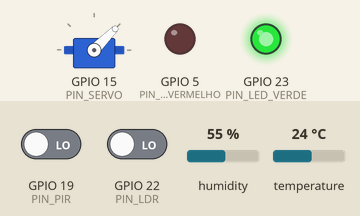
This sketch was run on a simulated ESP32. On the bench: servo, output pins drawn as LEDs (lit = HIGH). The inputs (shaded band) are chosen by the test bench; at power-on: GPIO 19 (PIN_PIR) LOW, GPIO 22 (PIN_LDR) LOW, humidity 55 %, temperature 24 °C. WiFi joins after 1.5 s; servers stay silent unless stated; web services answer with replies made up by the test bench; what the sketch prints to the serial monitor is not drawn.

Above: at 2.7 s.
2.8 s: GPIO 19 (PIN_PIR) driven HIGH
At 5.4 s:
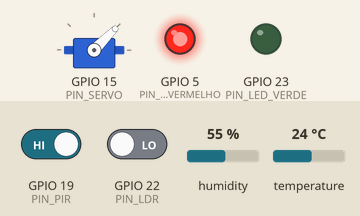
11.0 s: GPIO 19 (PIN_PIR) driven LOW
At 14.9 s:
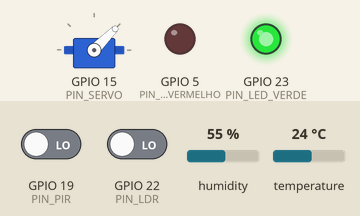
Timing chart, 0 to 16.4 s (numbered marks = the images above; inputs shaded):
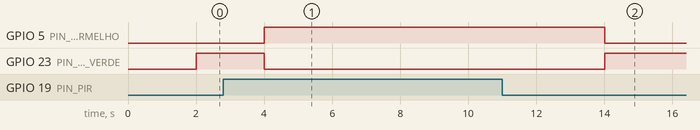

Measured:
- after the input at 2.8 s, GPIO 5 (PIN_LED_VERMELHO): LOW → HIGH after 1.2 s; GPIO 23 (PIN_LED_VERDE): HIGH → LOW after 1.2 s
- after the input at 11.0 s, GPIO 5 (PIN_LED_VERMELHO): HIGH → LOW after 3.0 s; GPIO 23 (PIN_LED_VERDE): LOW → HIGH after 3.0 s

The sketch:

robo.ino
```cpp
#include <ESP32Servo.h>
#include <WiFi.h>
#include <HTTPClient.h>
#include <UrlEncode.h>
#include <esp_now.h>
#include "DHTesp.h"
#include "secrets.h"   // WIFI_SSID, WIFI_PASS, PHONE_NUM e API_KEY (veja secrets.example.h)

// ================== CONFIGURAÇÕES ==================
const char* ssid     = WIFI_SSID;   // mesma rede do controle
const char* password = WIFI_PASS;

String phoneNumber = PHONE_NUM;  // 55 + DDD + número, sem o primeiro 9
String apiKey      = API_KEY;    // APIKEY recebida do CallMeBot

// Módulo LDR com saída digital (DO): o nível do pino quando há luz depende do módulo.
// Se o Monitor Serial mostrar "ESCURO" com luz acesa, troque LOW por HIGH.
// O limite de sensibilidade se ajusta no potenciômetro (parafuso) do próprio módulo.
#define NIVEL_CLARO LOW

// ================== PINOS ==================
#define PIN_DHT          21
#define PIN_LDR          22   // módulo LDR, saída digital (DO)
#define PIN_PIR          19   // HC-SR501 alimentado em VIN (5V); saída é 3,3V
#define PIN_LED_VERDE    23
#define PIN_LED_VERMELHO 5
// Servo (fio de sinal)
#define PIN_SERVO 15

// Ângulos do servo (0 a 90 graus), um ângulo para cada comando
#define ANG_PARADO   45
#define ANG_FRENTE   90
#define ANG_TRAS     0
#define ANG_ESQUERDA 25
#define ANG_DIREITA  65

// ================== PROTOCOLO (igual no controle) ==================
enum Cmd : uint8_t { CMD_PARAR = 0, CMD_FRENTE, CMD_TRAS, CMD_ESQUERDA, CMD_DIREITA, CMD_DESLIGAR, CMD_LIGAR };
enum EstadoRobo : uint8_t { ROBO_LIGADO = 0, ROBO_DESLIGADO, ROBO_ALERTA };

typedef struct { uint8_t cmd; } PacoteComando;
typedef struct { uint8_t estado; uint8_t prob; } PacoteStatus;

// ================== VARIÁVEIS ==================
DHTesp sensor;
Servo servo;
int angAtual = -1;

volatile uint8_t cmdRecebido = CMD_PARAR;
volatile unsigned long ultimoCmdMs = 0;
volatile bool comandoNovo = false;

uint8_t macControle[6];
volatile bool temControle = false;
volatile bool precisaAddPeer = false;
bool peerAdicionado = false;

bool ligado = true;
uint8_t estado = ROBO_LIGADO;
uint8_t probabilidade = 0;
bool presencaLatch = false;

unsigned long ultimoCicloMs = 0, ultimoStatusMs = 0, ultimoAlertaMs = 0;
bool alertaEnviadoUmaVez = false;

// ================== SERVO ==================
// Só escreve no servo quando o ângulo muda (evita tremor)
void irPara(int ang) {
  if (ang != angAtual) { servo.write(ang); angAtual = ang; }
}

void parar() { irPara(ANG_PARADO); }

void mover(uint8_t cmd) {
  switch (cmd) {
    case CMD_FRENTE:   irPara(ANG_FRENTE);   break; // 90
    case CMD_TRAS:     irPara(ANG_TRAS);     break; // 0
    case CMD_ESQUERDA: irPara(ANG_ESQUERDA); break; // 25
    case CMD_DIREITA:  irPara(ANG_DIREITA);  break; // 65
    default:           parar();              break; // 45
  }
}

// ================== ESP-NOW ==================
#if ESP_ARDUINO_VERSION_MAJOR >= 3
void onRecv(const esp_now_recv_info_t *info, const uint8_t *data, int len)
{
  const uint8_t *mac = info->src_addr;
#else
void onRecv(const uint8_t *mac, const uint8_t *data, int len)
{
#endif
  if (len != sizeof(PacoteComando)) return;
  PacoteComando p;
  memcpy(&p, data, sizeof(p));
  cmdRecebido = p.cmd;
  ultimoCmdMs = millis();
  comandoNovo = true;
  if (!temControle) {
    memcpy(macControle, mac, 6);
    temControle = true;
    precisaAddPeer = true;
  }
}

void enviarStatus() {
  if (!peerAdicionado) return;
  PacoteStatus s = { estado, probabilidade };
  esp_now_send(macControle, (uint8_t*)&s, sizeof(s));
}

// ================== CALLMEBOT (HTTP) ==================
void sendMessage(String message) {
  if (WiFi.status() != WL_CONNECTED) {
    Serial.println("Sem WiFi: mensagem nao enviada.");
    return;
  }
  String url = "https://api.callmebot.com/whatsapp.php?phone=" + phoneNumber +
               "&apikey=" + apiKey + "&text=" + urlEncode(message);

  // Versão com a chave escondida, só para mostrar no Serial
  String urlSegura = "https://api.callmebot.com/whatsapp.php?phone=" + phoneNumber +
                     "&apikey=XXXXXXX&text=" + urlEncode(message);
  Serial.println("URL enviada: " + urlSegura);

  HTTPClient http;
  http.begin(url);
  int httpResponseCode = http.GET();
  String resposta = http.getString();

  Serial.print("HTTP response code: ");
  Serial.println(httpResponseCode);
  Serial.println("Resposta do CallMeBot:");
  Serial.println(resposta);

  if (httpResponseCode == 200) {
    Serial.println("Mensagem enviada com sucesso!");
  } else {
    Serial.println("Erro na mensagem!");
  }
  http.end();
}

// ================== SETUP ==================
void setup() {
  Serial.begin(115200);

  servo.setPeriodHertz(50);
  servo.attach(PIN_SERVO, 500, 2400);
  pinMode(PIN_LED_VERDE, OUTPUT);
  pinMode(PIN_LED_VERMELHO, OUTPUT);
  pinMode(PIN_PIR, INPUT);
  pinMode(PIN_LDR, INPUT);
  parar();

  sensor.setup(PIN_DHT, DHTesp::DHT11);

  WiFi.mode(WIFI_STA);
  Serial.print("MAC deste robo: ");
  Serial.println(WiFi.macAddress());

  WiFi.begin(ssid, password);
  Serial.print("Conectando");
  while (WiFi.status() != WL_CONNECTED) {
    delay(500);
    Serial.print(".");
  }
  Serial.println();
  Serial.print("Conectado na rede WiFi com IP: ");
  Serial.println(WiFi.localIP());
  Serial.print("Canal WiFi: ");
  Serial.println(WiFi.channel());

  if (esp_now_init() != ESP_OK) {
    Serial.println("Erro ao iniciar ESP-NOW");
    while (true) delay(1000);
  }
  esp_now_register_recv_cb(onRecv);
  Serial.println("Robo pronto. Aguardando comandos do controle...");
}

// ================== LOOP ==================
void loop() {
  // Registra o controle como peer (para responder o status)
  if (precisaAddPeer && !peerAdicionado) {
    esp_now_peer_info_t peer = {};
    memcpy(peer.peer_addr, macControle, 6);
    peer.channel = 0;
    peer.encrypt = false;
    if (esp_now_add_peer(&peer) == ESP_OK) {
      peerAdicionado = true;
      Serial.println("Controle registrado.");
    }
    precisaAddPeer = false;
  }

  // Processa comando recebido
  if (comandoNovo) {
    comandoNovo = false;
    uint8_t c = cmdRecebido;
    if (c == CMD_DESLIGAR) {
      if (ligado) Serial.println("Comando recebido: DESLIGAR");
      ligado = false;
    } else if (c == CMD_LIGAR) {
      if (!ligado) Serial.println("Comando recebido: LIGAR");
      ligado = true;
    }
  }

  // Failsafe: sem comando por 1 s => servo volta para o ângulo de parado
  bool semSinal = (millis() - ultimoCmdMs) > 1000;
  if (!ligado || semSinal) {
    parar();
  } else {
    mover(cmdRecebido);
  }

  // PIR: guarda se houve movimento desde o último ciclo
  if (digitalRead(PIN_PIR)) presencaLatch = true;

  // Ciclo de sensores a cada 2 s
  if (millis() - ultimoCicloMs >= 2000) {
    ultimoCicloMs = millis();

    TempAndHumidity d = sensor.getTempAndHumidity();
    float temp = d.temperature;
    float umid = d.humidity;
    bool luzOk = (digitalRead(PIN_LDR) == NIVEL_CLARO);
    bool presenca = presencaLatch;
    presencaLatch = false;
    bool dhtOk = (sensor.getStatus() == 0) && !isnan(temp) && !isnan(umid);

    // ---- "Aprendizado de máquina" simples: modelo de regras ponderadas ----
    int prob = 0;
    if (dhtOk && temp >= 15 && temp <= 30) prob += 25;
    if (dhtOk && umid >= 40 && umid <= 70) prob += 25;
    if (luzOk)                              prob += 20;
    if (presenca)                           prob += 30;
    probabilidade = prob;

    // ---- Estado ----
    if (!ligado)          estado = ROBO_DESLIGADO;
    else if (prob > 75)   estado = ROBO_ALERTA;
    else                  estado = ROBO_LIGADO;

    // ---- LEDs ----
    bool vermelho = (estado == ROBO_DESLIGADO || estado == ROBO_ALERTA);
    digitalWrite(PIN_LED_VERMELHO, vermelho);
    digitalWrite(PIN_LED_VERDE, !vermelho);

    // ---- Monitor Serial ----
    Serial.println("------------------------------");
    if (dhtOk) {
      Serial.print("Temperatura: "); Serial.print(temp, 1); Serial.println(" C");
      Serial.print("Umidade: ");     Serial.print(umid, 1); Serial.println(" %");
    } else {
      Serial.println("Erro na leitura do DHT11");
    }
    Serial.print("Luz: "); Serial.println(luzOk ? "CLARO (adequada)" : "ESCURO");
    Serial.println(presenca ? "Presenca detectada" : "Sem presenca");
    Serial.print("Estado do robo: ");
    Serial.println(estado == ROBO_DESLIGADO ? "DESLIGADO" : (estado == ROBO_ALERTA ? "ALERTA" : "LIGADO"));
    Serial.print("Probabilidade de vida: "); Serial.print(prob); Serial.println("%");

    if (estado == ROBO_ALERTA) {
      Serial.println("ALERTA! Alta probabilidade de vida detectada!");
      // Envia ao entrar em alerta e no máximo 1x a cada 60 s
      if (!alertaEnviadoUmaVez || millis() - ultimoAlertaMs > 60000) {
        parar();
        sendMessage("Alerta! Alta probabilidade de vida detectada no planeta.");
        alertaEnviadoUmaVez = true;
        ultimoAlertaMs = millis();
      }
    } else if (estado == ROBO_LIGADO) {
      Serial.println("Exploracao normal. Nenhum indicio relevante detectado.");
      alertaEnviadoUmaVez = false;
    }
  }

  // Status para o controle a cada 500 ms (também é o heartbeat)
  if (millis() - ultimoStatusMs >= 500) {
    ultimoStatusMs = millis();
    enviarStatus();
  }
}
```
